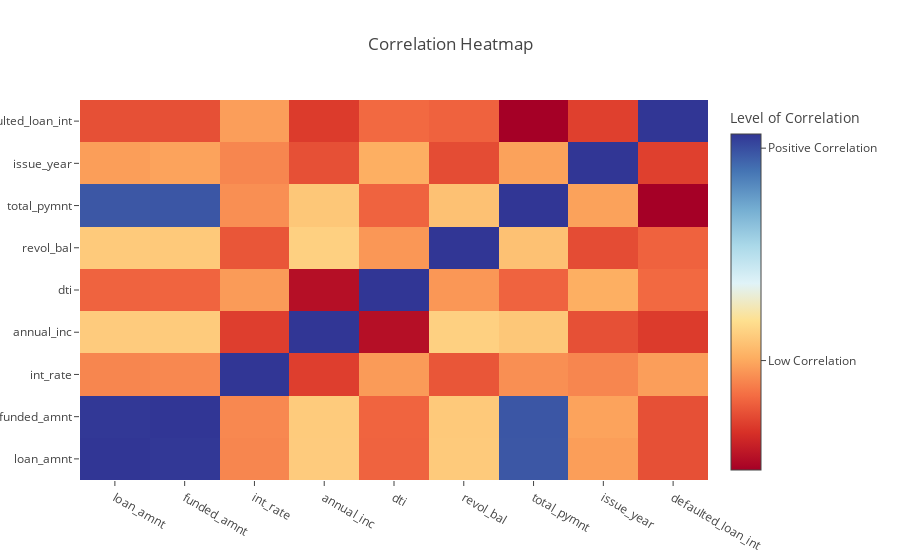

Notebook source saved alongside this figure:
### Code cell
df_correlations = df_loan.corr()


trace = go.Heatmap(z=df_correlations.values,
                   x=df_correlations.columns,
                   y=df_correlations.columns,
                  colorscale=[[0.0, 'rgb(165,0,38)'], 
                              [0.1111111111111111, 'rgb(215,48,39)'], 
                              [0.2222222222222222, 'rgb(244,109,67)'], 
                              [0.3333333333333333, 'rgb(253,174,97)'], 
                              [0.4444444444444444, 'rgb(254,224,144)'], 
                              [0.5555555555555556, 'rgb(224,243,248)'], 
                              [0.6666666666666666, 'rgb(171,217,233)'], 
                              [0.7777777777777778, 'rgb(116,173,209)'], 
                              [0.8888888888888888, 'rgb(69,117,180)'], 
                              [1.0, 'rgb(49,54,149)']],
            colorbar = dict(
            title = 'Level of Correlation',
            titleside = 'top',
            tickmode = 'array',
            tickvals = [-0.52,0.2,0.95],
            ticktext = ['Negative Correlation','Low Correlation','Positive Correlation'],
            ticks = 'outside'
        )
                  )


layout = {"title": "Correlation Heatmap"}
data=[trace]

fig = dict(data=data, layout=layout)
iplot(fig, filename='labelled-heatmap')

### Figure 1 — Plotly figure (JSON) as saved in the notebook; plotly's stock layout.template omitted (floating-point values rounded to 4 significant figures)
{"data": [{"colorbar": {"tickmode": "array", "ticks": "outside", "ticktext": ["Negative Correlation", "Low Correlation", "Positive Correlation"], "tickvals": [-0.52, 0.2, 0.95], "title": "Level of Correlation", "titleside": "top"}, "colorscale": [[0, "rgb(165,0,38)"], [0.1111, "rgb(215,48,39)"], [0.2222, "rgb(244,109,67)"], [0.3333, "rgb(253,174,97)"], [0.4444, "rgb(254,224,144)"], [0.5556, "rgb(224,243,248)"], [0.6667, "rgb(171,217,233)"], [0.7778, "rgb(116,173,209)"], [0.8889, "rgb(69,117,180)"], [1, "rgb(49,54,149)"]], "type": "heatmap", "x": ["loan_amnt", "funded_amnt", "int_rate", "annual_inc", "dti", "revol_bal", "total_pymnt", "issue_year", "defaulted_loan_int"], "y": ["loan_amnt", "funded_amnt", "int_rate", "annual_inc", "dti", "revol_bal", "total_pymnt", "issue_year", "defaulted_loan_int"], "z": [[1, 0.9965, 0.1282, 0.2868, 0.05633, 0.2819, 0.9303, 0.1757, 0.01482], [0.9965, 1, 0.1324, 0.2854, 0.05858, 0.2799, 0.9338, 0.1871, 0.0147], [0.1282, 0.1324, 1, -0.02329, 0.1708, 0.02655, 0.1468, 0.1282, 0.1765], [0.2868, 0.2854, -0.02329, 1, -0.1442, 0.2991, 0.2745, 0.01444, -0.0299], [0.05633, 0.05858, 0.1708, -0.1442, 1, 0.1625, 0.0567, 0.2127, 0.06763], [0.2819, 0.2799, 0.02655, 0.2991, 0.1625, 1, 0.2596, 0.006631, 0.05415], [0.9303, 0.9338, 0.1468, 0.2745, 0.0567, 0.2596, 1, 0.1849, -0.1864], [0.1757, 0.1871, 0.1282, 0.01444, 0.2127, 0.006631, 0.1849, 1, -0.0194], [0.01482, 0.0147, 0.1765, -0.0299, 0.06763, 0.05415, -0.1864, -0.0194, 1]]}], "layout": {"title": "Correlation Heatmap"}}
